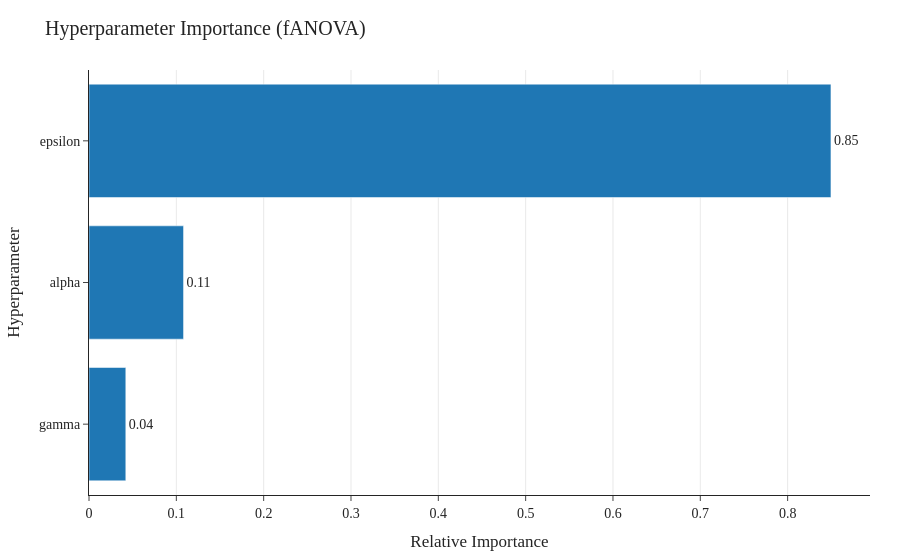

Notebook code for this chart:
### Markdown cell above
### Hyperparameter Importance (fANOVA)

### Code cell
fig_importance = plot_param_importances(study)

fig_importance = apply_latex_style(fig_importance)

fig_importance.update_yaxes(showgrid=False)

fig_importance.update_layout(
    title="Hyperparameter Importance (fANOVA)",
    xaxis_title="Relative Importance",
)

fig_importance

### Figure 1 — Plotly figure (JSON) as saved in the notebook; plotly's stock layout.template omitted (floating-point values rounded to 4 significant figures)
{"data": [{"cliponaxis": false, "hovertemplate": ["gamma (FloatDistribution): 0.04215090906027714<extra></extra>", "alpha (FloatDistribution): 0.10825342429935168<extra></extra>", "epsilon (FloatDistribution): 0.8495956666403712<extra></extra>"], "name": "Objective Value", "orientation": "h", "text": ["0.04", "0.11", "0.85"], "textposition": "outside", "type": "bar", "x": [0.04215, 0.1083, 0.8496], "y": ["gamma", "alpha", "epsilon"]}], "layout": {"font": {"family": "Computer Modern", "size": 14}, "legend": {"bgcolor": "rgba(255,255,255,0.8)", "borderwidth": 0}, "margin": {"b": 60, "l": 70, "r": 30, "t": 70}, "title": {"text": "Hyperparameter Importance (fANOVA)"}, "xaxis": {"gridcolor": "lightgray", "gridwidth": 0.5, "showgrid": true, "title": {"text": "Relative Importance"}, "zeroline": false}, "yaxis": {"gridcolor": "lightgray", "gridwidth": 0.5, "showgrid": false, "title": {"text": "Hyperparameter"}, "zeroline": false}}}
